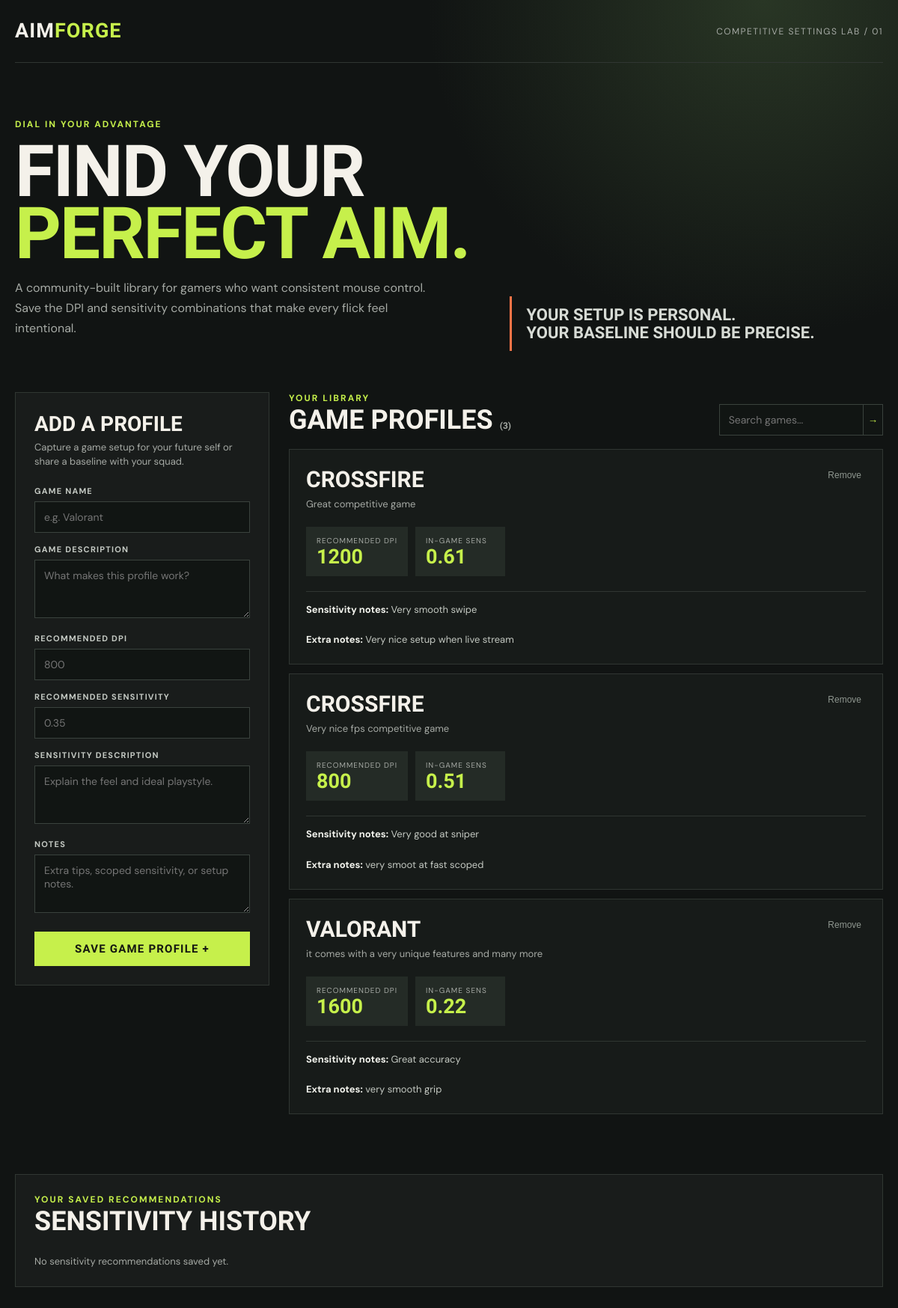
The page / on the database its author committed.
### MyApp/models.py (models this page shows, shortened)
class GameSetting(models.Model):
    game_name = models.CharField(max_length=100)
    game_description = models.TextField()
    recommended_dpi = models.PositiveIntegerField()
    recommended_sensitivity = models.CharField(max_length=50)
    sensitivity_description = models.TextField()
    notes = models.TextField(blank=True)
    created_at = models.DateTimeField(auto_now_add=True)
    class Meta:
        ordering = ["game_name"]

### MyApp/views.py (the view)
# urls.py: path("", views.index, name="home"),
def index(request):
    query = request.GET.get("q", "").strip()
    settings = GameSetting.objects.all()
    if query:
        settings = settings.filter(game_name__icontains=query)
    context = {
        "settings": settings,
        "history": SensitivityHistory.objects.all(),
        "query": query,
        "form": GameSettingForm(),
    }
    return render(request, "im_fat_mico/home.html", context)

### MyApp/forms.py
class GameSettingForm(forms.ModelForm):
    class Meta:
        model = GameSetting
        fields = [
            "game_name",
            "game_description",
            "recommended_dpi",
            "recommended_sensitivity",
            "sensitivity_description",
            "notes",
        ]
        widgets = {
            "game_name": forms.TextInput(attrs={"placeholder": "e.g. Valorant"}),
            "game_description": forms.Textarea(attrs={"placeholder": "What makes this profile work?", "rows": 3}),
            "recommended_dpi": forms.NumberInput(attrs={"placeholder": "800", "min": 1}),
            "recommended_sensitivity": forms.TextInput(attrs={"placeholder": "0.35"}),
            "sensitivity_description": forms.Textarea(attrs={"placeholder": "Explain the feel and ideal playstyle.", "rows": 3}),
            "notes": forms.Textarea(attrs={"placeholder": "Extra tips, scoped sensitivity, or setup notes.", "rows": 3}),
        }

### MyApp/templates/im_fat_mico/home.html (shortened to what this page needs)
{% load static %}
<!doctype html>
<html lang="en">
<head>
</head>
<body>
    <main class="shell">
        <header class="topbar"><a class="brand" href="{% url 'home' %}">Aim<span>Forge</span></a><small>Competitive settings lab / 01</small></header>
        <section class="hero">
            <div><div class="eyebrow">Dial in your advantage</div><h1>Find your<br><span style="color: var(--lime);">perfect aim.</span></h1><p>A community-built library for gamers who want consistent mouse control. Save the DPI and sensitivity combinations that make every flick feel intentional.</p></div>
            <div class="hero-mark">Your setup is personal.<br>Your baseline should be precise.</div>
        </section>
        <section class="workspace">
            <form class="panel" method="post" action="{% url 'add_setting' %}">
                <h2>Add a profile</h2><p class="panel-intro">Capture a game setup for your future self or share a baseline with your squad.</p>
                {% for field in form %}<label for="{{ field.id_for_label }}">{{ field.label }}</label>{{ field }}{% if field.errors %}<small style="color: var(--orange);">{{ field.errors|striptags }}</small>{% endif %}{% endfor %}
                <button class="btn" type="submit">Save game profile +</button>
            </form>
            <div>
                <div class="list-head"><div><div class="eyebrow">Your library</div><h2>Game profiles <span class="count">({{ settings|length }})</span></h2></div><form class="search" method="get"><input name="q" value="{{ query }}" placeholder="Search games..."><button type="submit" aria-label="Search">&#8594;</button></form></div>
                {% for setting in settings %}
                <article class="profile"><div class="profile-top"><div><h3>{{ setting.game_name }}</h3><p class="profile-description">{{ setting.game_description }}</p></div><form method="post" action="{% url 'delete_setting' setting.id %}">{% csrf_token %}<button class="delete" type="submit">Remove</button></form></div><div class="metrics"><div class="metric"><span>Recommended DPI</span><strong>{{ setting.recommended_dpi }}</strong></div><div class="metric"><span>In-game sens</span><strong>{{ setting.recommended_sensitivity }}</strong></div></div><div class="detail"><b>Sensitivity notes:</b> {{ setting.sensitivity_description }}{% if setting.notes %}<br><br><b>Extra notes:</b> {{ setting.notes }}{% endif %}</div></article>
                {% empty %}<div class="empty"><strong>No profiles yet</strong>Add your first game setup to start building your aim library.</div>{% endfor %}
            </div>
        </section>
        <section class="history" aria-labelledby="history-heading">
            <div class="eyebrow">Your saved recommendations</div>
            <h2 id="history-heading">Sensitivity History</h2>
            <ol class="timeline">
            {% for entry in history %}
                <li class="timeline-entry">
                    <h3>{{ entry.game_name }}</h3>
                    <p class="timeline-metrics">{{ entry.recommended_dpi }} DPI &middot; {{ entry.recommended_sensitivity }} In-Game Sens</p>
                    <p class="timeline-date">Saved {{ entry.saved_at|date:"M j, Y - g:i A" }}</p>
                    {% if entry.sensitivity_description or entry.notes %}<p class="timeline-notes">{% if entry.sensitivity_description %}{{ entry.sensitivity_description }}{% endif %}{% if entry.notes %}{% if entry.sensitivity_description %}<br>{% endif %}{{ entry.notes }}{% endif %}</p>{% endif %}
                </li>
            {% empty %}<li class="history-empty">No sensitivity recommendations saved yet.</li>{% endfor %}
            </ol>
        </section>
    </main>
</body>
</html>

### MyApp/templates/im_fat_mico/home.html (style rules this page uses)
:root { --ink: #f4f1ea; --muted: #a6aaa5; --bg: #111413; --panel: #1a1e1c; --line: #303632; --lime: #c6f04b; --orange: #ff7447; }
* { box-sizing: border-box; }
body { margin: 0; color: var(--ink); background: radial-gradient(circle at 85% 0%, #293625 0, transparent 28rem), var(--bg); font-family: "DM Sans", sans-serif; }
a { color: inherit; text-decoration: none; }
.shell { width: min(1180px, calc(100% - 40px)); margin: 0 auto; }
.topbar { display: flex; align-items: center; justify-content: space-between; padding: 28px 0; border-bottom: 1px solid var(--line); }
.brand { font: 800 27px/1 "Barlow Condensed", sans-serif; letter-spacing: .04em; text-transform: uppercase; }
.brand span { color: var(--lime); }
.topbar small { color: var(--muted); font-size: 12px; letter-spacing: .12em; text-transform: uppercase; }
.hero { display: grid; grid-template-columns: 1.1fr .9fr; gap: 50px; align-items: end; padding: 74px 0 55px; }
.eyebrow { color: var(--lime); font-size: 12px; font-weight: 700; letter-spacing: .17em; text-transform: uppercase; }
h1, h2, h3 { font-family: "Barlow Condensed", sans-serif; text-transform: uppercase; }
h1 { max-width: 720px; margin: 14px 0 18px; font-size: clamp(58px, 8vw, 104px); line-height: .86; letter-spacing: -.02em; }
.hero p { max-width: 560px; color: var(--muted); font-size: 16px; line-height: 1.7; }
.hero-mark { border-left: 3px solid var(--orange); padding: 13px 0 13px 20px; color: #d7dbd5; font: 600 22px/1.05 "Barlow Condensed", sans-serif; text-transform: uppercase; }
.workspace { display: grid; grid-template-columns: 340px 1fr; gap: 26px; align-items: start; padding-bottom: 80px; }
.panel { background: rgba(26, 30, 28, .93); border: 1px solid var(--line); padding: 25px; }
.panel h2 { margin: 0 0 5px; font-size: 28px; }
.panel-intro { color: var(--muted); font-size: 13px; line-height: 1.5; margin: 0 0 22px; }
label { display: block; margin: 15px 0 7px; color: #c5cac4; font-size: 11px; font-weight: 700; letter-spacing: .11em; text-transform: uppercase; }
input, textarea { width: 100%; border: 1px solid #3a423d; border-radius: 0; outline: 0; padding: 11px 12px; color: var(--ink); background: #111513; font: 14px "DM Sans", sans-serif; transition: border-color .2s; }
textarea { resize: vertical; }
.btn { width: 100%; margin-top: 20px; border: 0; padding: 14px 18px; cursor: pointer; color: #141711; background: var(--lime); font: 700 15px "Barlow Condensed", sans-serif; letter-spacing: .08em; text-transform: uppercase; }
.list-head { display: flex; align-items: end; justify-content: space-between; gap: 20px; margin-bottom: 18px; }
.list-head h2 { margin: 0; font-size: 36px; }
.count { color: var(--muted); font-size: 12px; }
.search { display: flex; max-width: 250px; }
.search input { border-right: 0; }
.search button { border: 1px solid #3a423d; color: var(--lime); background: #111513; cursor: pointer; }
.profile { position: relative; margin-bottom: 12px; padding: 22px; border: 1px solid var(--line); background: #171b19; }
.profile:last-child { margin-bottom: 0; }
.profile-top { display: flex; justify-content: space-between; gap: 18px; }
.profile h3 { margin: 0 0 6px; font-size: 30px; }
.profile-description { margin: 0; color: var(--muted); font-size: 13px; line-height: 1.55; }
.delete { border: 0; color: #8f9790; background: transparent; cursor: pointer; font-size: 12px; }
.metrics { display: flex; gap: 10px; margin: 20px 0; }
.metric { min-width: 120px; padding: 12px 14px; background: #242b26; }
.metric span { display: block; color: var(--muted); font-size: 10px; letter-spacing: .1em; text-transform: uppercase; }
.metric strong { display: block; margin-top: 2px; color: var(--lime); font: 700 27px/1 "Barlow Condensed", sans-serif; }
.detail { border-top: 1px solid var(--line); padding-top: 14px; color: #c4c9c2; font-size: 13px; line-height: 1.55; }
.detail b { color: #f2f3ed; }
.history { margin: 0 0 80px; padding: 25px; border: 1px solid var(--line); background: rgba(26, 30, 28, .93); }
.history h2 { margin: 0 0 24px; font-size: 36px; }
.timeline { margin: 0; padding: 0; list-style: none; }
.history-empty { color: var(--muted); font-size: 13px; }

### rows shown on the page
GameSetting: game_name "CROSSFIRE", game_description "Great competitive game", recommended_dpi "1200", recommended_sensitivity "0.61", sensitivity_description "Very smooth swipe", notes "Very nice setup when live stream"
GameSetting: game_name "CROSSFIRE", game_description "Very nice fps competitive game", recommended_dpi "800", recommended_sensitivity "0.51", sensitivity_description "Very good at sniper", notes "very smoot at fast scoped"
GameSetting: game_name "VALORANT", game_description "it comes with a very unique features and many more", recommended_dpi "1600", recommended_sensitivity "0.22", sensitivity_description "Great accuracy", notes "very smooth grip"

### other values the page prints
{{ field.label }} "GAME NAME" "GAME DESCRIPTION" "RECOMMENDED DPI" "RECOMMENDED SENSITIVITY" "SENSITIVITY DESCRIPTION" "NOTES"
{{ settings|length }} "3"
